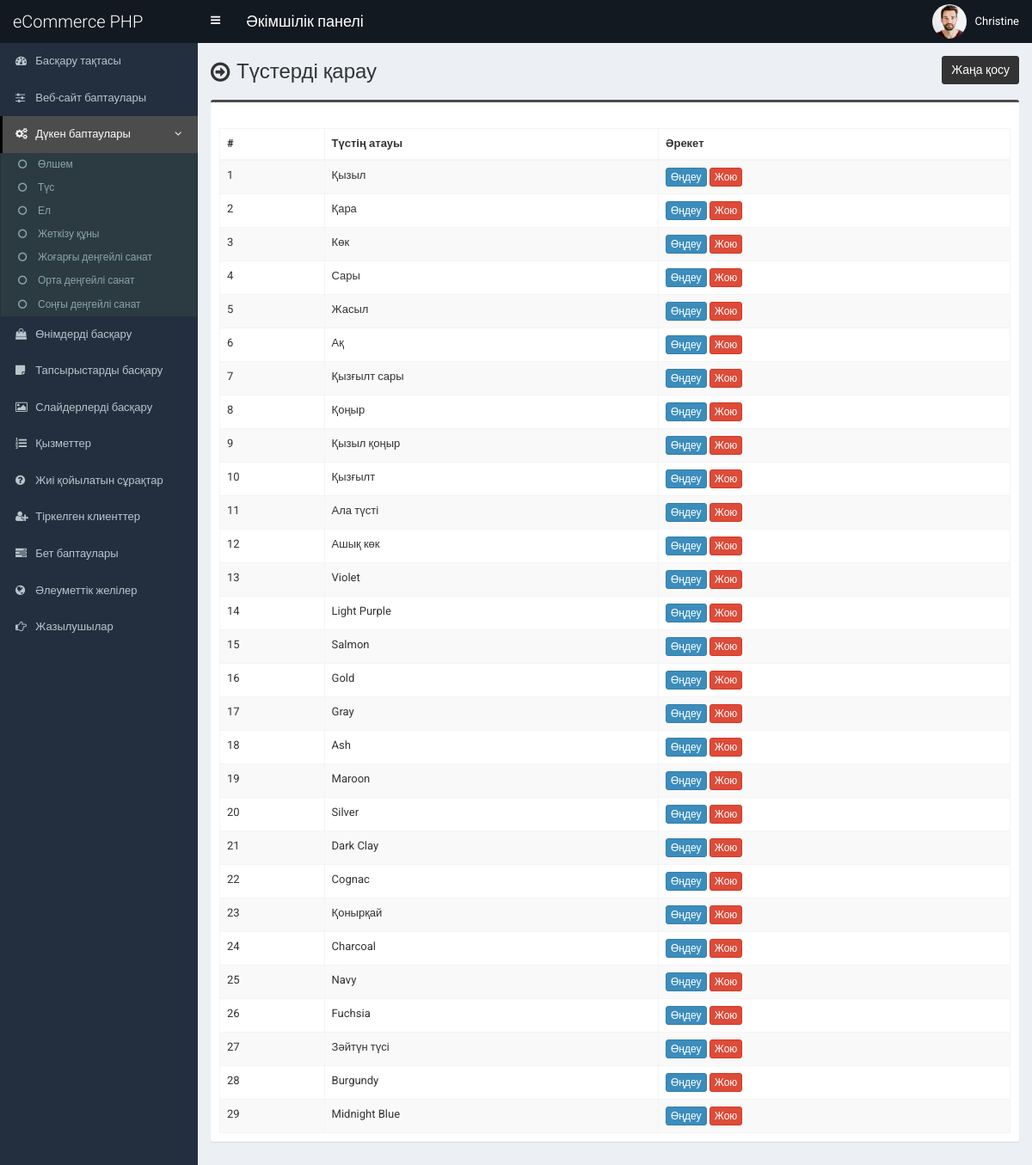
The app's page /admin/color.php (signed in) with its own data.
### tables this page shows
CREATE TABLE `tbl_color` (
  `color_id` int(11) NOT NULL,
  `color_name` varchar(255) NOT NULL
);

### admin/color.php (the view, shortened to what this page needs)
<?php require_once('header.php'); ?>
<section class="content-header">
	<div class="content-header-left">
		<h1>Түстерді қарау</h1>
	</div>
	<div class="content-header-right">
		<a href="color-add.php" class="btn btn-primary btn-sm">Жаңа қосу</a>
	</div>
</section>
<section class="content">
  <div class="row">
	<div class="col-md-12">
	  <div class="box box-info">
		<div class="box-body table-responsive">
		  <table id="example1" class="table table-bordered table-hover table-striped">
			<thead>
				<tr>
					<th>#</th>
					<th>Түстің атауы</th>
					<th>Әрекет</th>
				</tr>
			</thead>
			<tbody>
				<?php
				$i=0;
				$statement = $pdo->prepare("SELECT * FROM tbl_color ORDER BY color_id ASC");
				$statement->execute();
				$result = $statement->fetchAll(PDO::FETCH_ASSOC);
				foreach ($result as $row) {
					$i++;
					?>
					<tr>
						<td><?php echo $i; ?></td>
						<td><?php echo $row['color_name']; ?></td>
						<td>
							<a href="color-edit.php?id=<?php echo $row['color_id']; ?>" class="btn btn-primary btn-xs">Өңдеу</a>
							<a href="#" class="btn btn-danger btn-xs" data-href="color-delete.php?id=<?php echo $row['color_id']; ?>" data-toggle="modal" data-target="#confirm-delete">Жою</a>
						</td>
					</tr>
					<?php
				}
				?>
			</tbody>
		  </table>
		</div>
	  </div>
</section>
<?php require_once('footer.php'); ?>

### admin/style.css (style rules this page uses)
body { font-size: 13px; font-family: "Roboto", sans-serif; }
.content-header > h1, .content-header .content-header-left h1 { font-family: "Roboto", sans-serif; }
.box-info { padding-top: 20px; }
.content-header { overflow: hidden; }
.content-header .content-header-left { float: left; padding-top: 5px; }
.content-header .content-header-right { float: right; }
.content-header .content-header-left h1 { margin-top: 0; margin-bottom: 0; padding-left: 30px; padding-bottom: 5px; font-size: 24px; position: relative; }
.content-header .content-header-left h1:before { position: absolute; top: 0; left: 0; font-family: "FontAwesome", sans-serif; font-size: 26px; content: "\f18e"; }
.content-header .content-header-right a { position: relative; font-size: 14px; }
.box.box-info { border-top-color: #4c4c4c; }
.content-header .content-header-right a { background-color: #333333; border-color: #333333; }

### records on screen
tbl_color: color_name "Қызыл"
tbl_color: color_name "Қара"
tbl_color: color_name "Көк"
tbl_color: color_name "Сары"
tbl_color: color_name "Жасыл"
tbl_color: color_name "Ақ"
tbl_color: color_name "Қызғылт сары"
tbl_color: color_name "Қоңыр"
tbl_color: color_name "Қызыл қоңыр"
tbl_color: color_name "Қызғылт"
tbl_color: color_name "Ала түсті"
tbl_color: color_name "Ашық көк"
tbl_color: color_name "Violet"
tbl_color: color_name "Light Purple"
tbl_color: color_name "Salmon"
tbl_color: color_name "Gold"
tbl_color: color_name "Gray"
tbl_color: color_name "Ash"
tbl_color: color_name "Maroon"
tbl_color: color_name "Silver"
tbl_color: color_name "Dark Clay"
tbl_color: color_name "Cognac"
tbl_color: color_name "Қонырқай"
tbl_color: color_name "Charcoal"
tbl_color: color_name "Navy"
tbl_color: color_name "Fuchsia"
tbl_color: color_name "Зәйтүн түсі"
tbl_color: color_name "Burgundy"
tbl_color: color_name "Midnight Blue"

### other values on screen
$_SESSION['user']['full_name'] "Christine"
